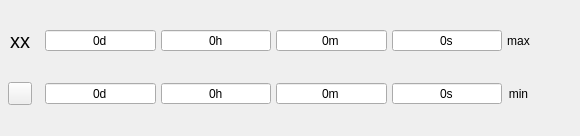
<?xml version="1.0" encoding="UTF-8"?>
<ui version="4.0">
 <class>SingleColourRuleWidget</class>
 <widget class="QWidget" name="SingleColourRuleWidget">
  <property name="geometry">
   <rect>
    <x>0</x>
    <y>0</y>
    <width>580</width>
    <height>136</height>
   </rect>
  </property>
  <property name="windowTitle">
   <string>Form</string>
  </property>
  <layout class="QVBoxLayout" name="verticalLayout">
   <property name="leftMargin">
    <number>0</number>
   </property>
   <property name="topMargin">
    <number>5</number>
   </property>
   <property name="rightMargin">
    <number>0</number>
   </property>
   <property name="bottomMargin">
    <number>5</number>
   </property>
   <item>
    <widget class="QFrame" name="frame">
     <property name="lineWidth">
      <number>5</number>
     </property>
     <layout class="QHBoxLayout" name="horizontalLayout">
      <property name="spacing">
       <number>10</number>
      </property>
      <property name="leftMargin">
       <number>0</number>
      </property>
      <property name="topMargin">
       <number>0</number>
      </property>
      <property name="rightMargin">
       <number>0</number>
      </property>
      <property name="bottomMargin">
       <number>0</number>
      </property>
      <item>
       <layout class="QGridLayout" name="gridLayout" columnstretch="0,0,0,0,0,0">
        <property name="spacing">
         <number>5</number>
        </property>
        <item row="1" column="0">
         <layout class="QHBoxLayout" name="horizontalLayout_3" stretch="0">
          <property name="rightMargin">
           <number>0</number>
          </property>
          <item>
           <widget class="QToolButton" name="deleteToolButton">
            <property name="text">
             <string/>
            </property>
           </widget>
          </item>
         </layout>
        </item>
        <item row="1" column="1">
         <widget class="QSpinBox" name="minTimeDaySpinBox">
          <property name="sizePolicy">
           <sizepolicy hsizetype="MinimumExpanding" vsizetype="Fixed">
            <horstretch>0</horstretch>
            <verstretch>0</verstretch>
           </sizepolicy>
          </property>
          <property name="minimumSize">
           <size>
            <width>0</width>
            <height>0</height>
           </size>
          </property>
          <property name="alignment">
           <set>Qt::AlignCenter</set>
          </property>
          <property name="buttonSymbols">
           <enum>QAbstractSpinBox::NoButtons</enum>
          </property>
          <property name="showGroupSeparator" stdset="0">
           <bool>false</bool>
          </property>
          <property name="suffix">
           <string>d</string>
          </property>
          <property name="prefix">
           <string/>
          </property>
          <property name="maximum">
           <number>99</number>
          </property>
          <property name="displayIntegerBase">
           <number>10</number>
          </property>
         </widget>
        </item>
        <item row="0" column="4">
         <widget class="QSpinBox" name="maxTimeSecondSpinBox">
          <property name="sizePolicy">
           <sizepolicy hsizetype="MinimumExpanding" vsizetype="Fixed">
            <horstretch>0</horstretch>
            <verstretch>0</verstretch>
           </sizepolicy>
          </property>
          <property name="minimumSize">
           <size>
            <width>0</width>
            <height>0</height>
           </size>
          </property>
          <property name="alignment">
           <set>Qt::AlignCenter</set>
          </property>
          <property name="buttonSymbols">
           <enum>QAbstractSpinBox::NoButtons</enum>
          </property>
          <property name="suffix">
           <string>s</string>
          </property>
          <property name="maximum">
           <number>59</number>
          </property>
         </widget>
        </item>
        <item row="1" column="3">
         <widget class="QSpinBox" name="minTimeMinuteSpinBox">
          <property name="sizePolicy">
           <sizepolicy hsizetype="MinimumExpanding" vsizetype="Fixed">
            <horstretch>0</horstretch>
            <verstretch>0</verstretch>
           </sizepolicy>
          </property>
          <property name="minimumSize">
           <size>
            <width>0</width>
            <height>0</height>
           </size>
          </property>
          <property name="alignment">
           <set>Qt::AlignCenter</set>
          </property>
          <property name="buttonSymbols">
           <enum>QAbstractSpinBox::NoButtons</enum>
          </property>
          <property name="suffix">
           <string>m</string>
          </property>
          <property name="maximum">
           <number>59</number>
          </property>
         </widget>
        </item>
        <item row="1" column="2">
         <widget class="QSpinBox" name="minTimeHourSpinBox">
          <property name="sizePolicy">
           <sizepolicy hsizetype="MinimumExpanding" vsizetype="Fixed">
            <horstretch>0</horstretch>
            <verstretch>0</verstretch>
           </sizepolicy>
          </property>
          <property name="minimumSize">
           <size>
            <width>0</width>
            <height>0</height>
           </size>
          </property>
          <property name="alignment">
           <set>Qt::AlignCenter</set>
          </property>
          <property name="buttonSymbols">
           <enum>QAbstractSpinBox::NoButtons</enum>
          </property>
          <property name="suffix">
           <string>h</string>
          </property>
          <property name="maximum">
           <number>59</number>
          </property>
         </widget>
        </item>
        <item row="0" column="0">
         <widget class="QLabel" name="idLabel">
          <property name="sizePolicy">
           <sizepolicy hsizetype="Preferred" vsizetype="Preferred">
            <horstretch>0</horstretch>
            <verstretch>0</verstretch>
           </sizepolicy>
          </property>
          <property name="minimumSize">
           <size>
            <width>40</width>
            <height>0</height>
           </size>
          </property>
          <property name="font">
           <font>
            <pointsize>15</pointsize>
           </font>
          </property>
          <property name="text">
           <string>xx</string>
          </property>
          <property name="alignment">
           <set>Qt::AlignCenter</set>
          </property>
         </widget>
        </item>
        <item row="0" column="1">
         <widget class="QSpinBox" name="maxTimeDaySpinBox">
          <property name="sizePolicy">
           <sizepolicy hsizetype="MinimumExpanding" vsizetype="Fixed">
            <horstretch>0</horstretch>
            <verstretch>0</verstretch>
           </sizepolicy>
          </property>
          <property name="minimumSize">
           <size>
            <width>0</width>
            <height>0</height>
           </size>
          </property>
          <property name="alignment">
           <set>Qt::AlignCenter</set>
          </property>
          <property name="buttonSymbols">
           <enum>QAbstractSpinBox::NoButtons</enum>
          </property>
          <property name="suffix">
           <string>d</string>
          </property>
         </widget>
        </item>
        <item row="0" column="3">
         <widget class="QSpinBox" name="maxTimeMinuteSpinBox">
          <property name="sizePolicy">
           <sizepolicy hsizetype="MinimumExpanding" vsizetype="Fixed">
            <horstretch>0</horstretch>
            <verstretch>0</verstretch>
           </sizepolicy>
          </property>
          <property name="minimumSize">
           <size>
            <width>0</width>
            <height>0</height>
           </size>
          </property>
          <property name="alignment">
           <set>Qt::AlignCenter</set>
          </property>
          <property name="buttonSymbols">
           <enum>QAbstractSpinBox::NoButtons</enum>
          </property>
          <property name="suffix">
           <string>m</string>
          </property>
          <property name="maximum">
           <number>59</number>
          </property>
         </widget>
        </item>
        <item row="0" column="2">
         <widget class="QSpinBox" name="maxTimeHourSpinBox">
          <property name="sizePolicy">
           <sizepolicy hsizetype="MinimumExpanding" vsizetype="Fixed">
            <horstretch>0</horstretch>
            <verstretch>0</verstretch>
           </sizepolicy>
          </property>
          <property name="minimumSize">
           <size>
            <width>0</width>
            <height>0</height>
           </size>
          </property>
          <property name="alignment">
           <set>Qt::AlignCenter</set>
          </property>
          <property name="buttonSymbols">
           <enum>QAbstractSpinBox::NoButtons</enum>
          </property>
          <property name="suffix">
           <string>h</string>
          </property>
          <property name="maximum">
           <number>59</number>
          </property>
         </widget>
        </item>
        <item row="1" column="4">
         <widget class="QSpinBox" name="minTimeSecondSpinBox">
          <property name="sizePolicy">
           <sizepolicy hsizetype="MinimumExpanding" vsizetype="Fixed">
            <horstretch>0</horstretch>
            <verstretch>0</verstretch>
           </sizepolicy>
          </property>
          <property name="minimumSize">
           <size>
            <width>0</width>
            <height>0</height>
           </size>
          </property>
          <property name="alignment">
           <set>Qt::AlignCenter</set>
          </property>
          <property name="buttonSymbols">
           <enum>QAbstractSpinBox::NoButtons</enum>
          </property>
          <property name="suffix">
           <string>s</string>
          </property>
          <property name="maximum">
           <number>59</number>
          </property>
         </widget>
        </item>
        <item row="0" column="5">
         <widget class="QLabel" name="maxTimeLabel">
          <property name="text">
           <string>max</string>
          </property>
          <property name="alignment">
           <set>Qt::AlignCenter</set>
          </property>
         </widget>
        </item>
        <item row="1" column="5">
         <widget class="QLabel" name="minTimeLabel">
          <property name="text">
           <string>min</string>
          </property>
          <property name="alignment">
           <set>Qt::AlignCenter</set>
          </property>
         </widget>
        </item>
       </layout>
      </item>
      <item>
       <widget class="QPushButton" name="colourPushButton">
        <property name="sizePolicy">
         <sizepolicy hsizetype="Maximum" vsizetype="Expanding">
          <horstretch>0</horstretch>
          <verstretch>1</verstretch>
         </sizepolicy>
        </property>
        <property name="autoFillBackground">
         <bool>true</bool>
        </property>
        <property name="text">
         <string/>
        </property>
        <property name="flat">
         <bool>true</bool>
        </property>
       </widget>
      </item>
     </layout>
    </widget>
   </item>
  </layout>
 </widget>
 <resources/>
 <connections/>
</ui>
